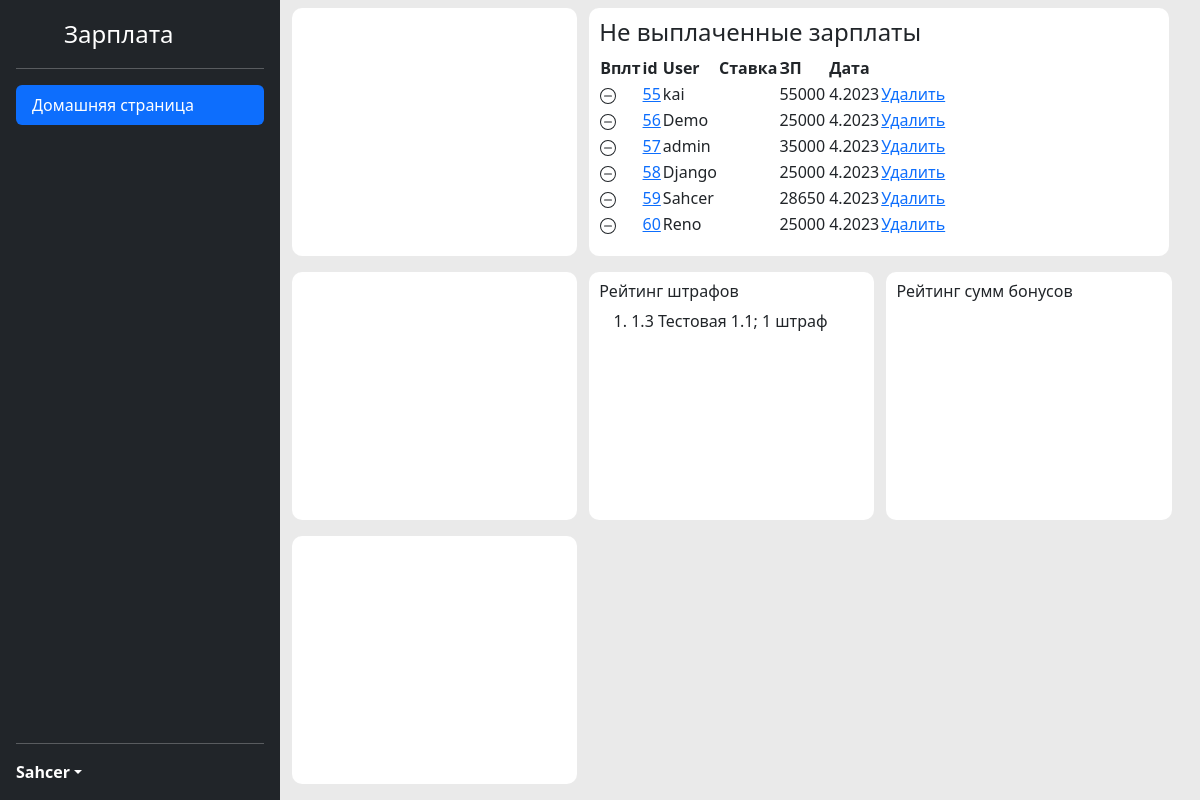
The app's page /salary/ (signed in), older data.
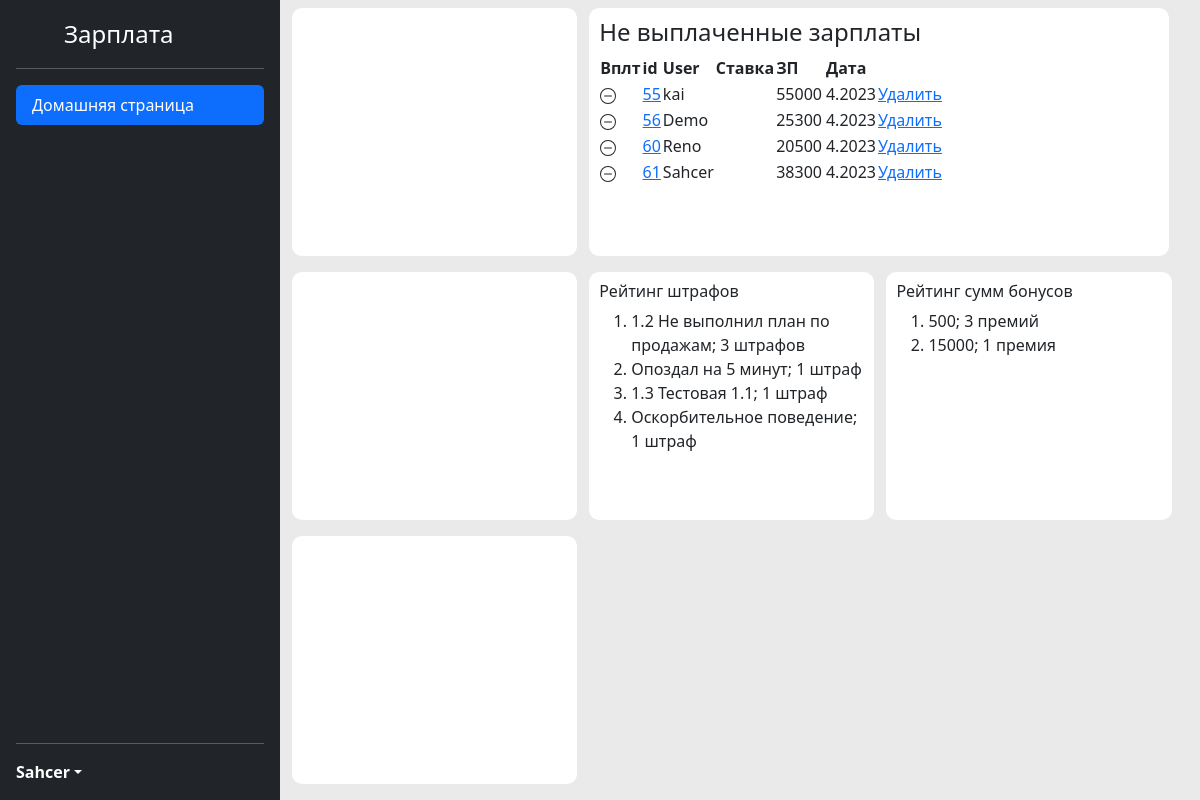
The same page, newer data.
### main/models.py (models this page shows, shortened)
class Salary(models.Model): # Зарплата человека
    YEAR_CHOICES = [(y,y) for y in range(datetime.date.today().year, datetime.date.today().year+1)]
    MONTH_CHOICE = [(m,m) for m in range(1,13)]
    account = models.ForeignKey(User ,on_delete=models.CASCADE)
    year = models.IntegerField(choices=YEAR_CHOICES, default=None, null=True)
    month = models.IntegerField(choices=MONTH_CHOICE,  default=None, null=True)
    summ = models.IntegerField(default=20000)
    paid = models.BooleanField()

class Sanction(models.Model): # Сетка штрафов а именно какие штрафы есть и какая за них ответственность
    reason = models.CharField(max_length = 200)
    summ = models.IntegerField()

### main/views.py (the view)
# urls.py: path('', views.salary),
def salary(request):
    if request.user.is_authenticated:
        salary = Salary.objects.all()
        paidSalarySumm = get_summ_paid_salary()
        nopaidSalarySumm = get_summ_nopaid_salary()
        bonuseSumm = get_bonuse_summ()
        sanctionSumm = get_sanctions_summ()
        PopSanction = most_popular_reason_of_sanctions()
        count = 1
        popularSanction = []
        for popSanct in PopSanction:
            popularSanct = []
            popularSanct.append(popSanct[0])
            popularSanct.append(popSanct[1])
            popularSanct.append(count)
            popularSanction.append(popularSanct)
            count += 1
        count = 1
        popularBonuse = []
        for popBonuse in most_popular_summ_of_bonuse():
            popularBon = []
            popularBon.append(popBonuse[0])
            popularBon.append(popBonuse[1])
            popularBon.append(count)
            popularBonuse.append(popularBon)
            count += 1
        return render(request, "content.html", {"salarys": salary,
                                                "salarySumm":paidSalarySumm,
                                                "bonuseSumm":bonuseSumm,
                                                "sanctionSumm":sanctionSumm,
                                                "nopaidSalarySumm":nopaidSalarySumm[0],
                                                "nopaidSalaryCount":nopaidSalarySumm[1],
                                                "popularSanction":popularSanction,
                                                "popularBonuse":popularBonuse,
                                                })
    else:
        return HttpResponseRedirect('/')

### main/get_salary.py (called while the page is built)
def get_summ_paid_salary():
    salary = Salary.objects.all()
    total = 0
    for salary in salary:
        if salary.paid == True:
            total += salary.summ
    return total

def get_summ_nopaid_salary():
    salary = Salary.objects.all()
    total = 0
    count = 0
    for salary in salary:
        if salary.paid == False:
            count += 1
            total += salary.summ
    return [total,count]

def get_bonuse_summ():
    bonuse = Bonuse.objects.all()
    total = 0
    for bonuse in bonuse:
        total += bonuse.summ
    return total

def get_sanctions_summ():
    sanctions = Sanctions.objects.all()
    total = 0
    for sanction in sanctions:
        total += sanction.sanction.summ
    return total

def most_popular_summ_of_bonuse():
    bonuse = Bonuse.objects.all()
    reason = []
    for bonuse in bonuse:
        reason.append(bonuse.summ)
    counter = Counter(reason).most_common()
    return counter

def most_popular_reason_of_sanctions():
    sanctions = Sanctions.objects.all()
    reasons = []
    for sanction in sanctions:
        reasons.append(sanction.sanction.reason)
    counter = Counter(reasons).most_common()
    return counter

### main/templates/content.html (shortened to what this page needs)
{% extends 'content_base.html' %}
{% block link_1 %}active{% endblock link_1 %}
{% block content %}
<div class="block">
</div>
<div class="block_2">
    <h4>Не выплаченные зарплаты</h4>
      <table>
        <thead><th>Вплт</th><th>id</th><th>User</th><th>Ставка</th><th>ЗП</th><th></th><th>Дата</th></thead>
        {% for salary in salarys %}
        {% if salary.paid == False %}
        <tr>
            <td>
                <svg xmlns="http://www.w3.org/2000/svg" width="16" height="16" fill="currentColor" class="bi bi-dash-circle" viewBox="0 0 16 16">
                    <path d="M8 15A7 7 0 1 1 8 1a7 7 0 0 1 0 14zm0 1A8 8 0 1 0 8 0a8 8 0 0 0 0 16z"/>
                    <path d="M4 8a.5.5 0 0 1 .5-.5h7a.5.5 0 0 1 0 1h-7A.5.5 0 0 1 4 8z"/>
                  </svg>
                </td>
            <td><a  href="edit/{{salary.id}}">{{salary.id}}</a></td>
            <td>{{salary.account.username}}</td>
            <td>{{salary.account.rate}}</td>
            <td>{{salary.summ}}</td>
            <td></td>
            <td>{{salary.month}}.{{salary.year}}</td>
            <td> <a href="delete/{{salary.id}}">Удалить</a></td>
        </tr>
        {% endif %}
        {% endfor %}
        </table>
</div>
<div class="block">
</div>
<div class="block">
   <h6>Рейтинг штрафов</h6>
   <ol>
   {% for sanction in popularSanction %}
   <li>{{sanction.0}}; {% if sanction.1 == 1 %}{{sanction.1}} штраф {% else %}{{sanction.1}} штрафов{% endif %} </li>
   {% endfor %}
   </ol>
</div>
<div class="block">
   <h6>Рейтинг сумм бонусов</h6>
   <ol>
    {% for bonuse in popularBonuse %}
    <li>{{bonuse.0}}; {% if bonuse.1 == 1 %}{{bonuse.1}} премия {% else %}{{bonuse.1}} премий{% endif %} </li>
    {% endfor %}
    </ol>
</div>
<div class="block">
</div>
{% endblock content %}

### main/templates/content_base.html (shortened to what this page needs)
<!DOCTYPE html>
<html lang="ru">
  <head>
    {% load django_bootstrap5 %}
    {% bootstrap_css %}
  <head>
<body>
  <main class="d-flex flex-nowrap">
    <div class="d-flex flex-column flex-shrink-0 p-3 text-bg-dark b-indent-vr sticky" style="width: 280px;">
      <a href="#" class="d-flex align-items-center mb-3 mb-md-0 me-md-auto text-white text-decoration-none">
        <svg class="bi pe-none me-2" width="40" height="32"><use xlink:href="#bootstrap"></use></svg>
        <span class="fs-4">Зарплата</span>
      </a>
      <hr>
      <ul class="nav nav-pills flex-column mb-auto">
        <li class="nav-item">
          <a href="/salary" class="nav-link {% block link_1 %}text-white{% endblock link_1 %}" aria-current="page">
            Домашняя страница
          </a>
        </li>
      </ul>
      <hr>
      <div class="dropdown">
        <a href="#" class="d-flex align-items-center text-white text-decoration-none dropdown-toggle" data-bs-toggle="dropdown" aria-expanded="false">
          <strong>{{ user.username }}</strong>
        </a>
      </div>
    </div>
    <div class="">
      {% block content %}
      {% endblock content %}
    </div>
  </main>
</body>
</html>

Row changes from the older to the newer data that the page shows:
removed Salary: id "57", account.username "admin", summ "35000", month "4", year "2023"
no longer on this page (row edited): Salary: id "58", account.username "Django", summ "25000", month "4", year "2023"
removed Salary: id "59", account.username "Sahcer", summ "28650", month "4", year "2023"
changed Salary "Demo": summ "25000" → "25300"
changed Salary "Reno": summ "25000" → "20500"
added Salary: id "61", account.username "Sahcer", summ "38300", month "4", year "2023"
now on this page (row unchanged): Sanction: reason "1.2 Не выполнил план по продажам"
now on this page (row unchanged): Sanction: reason "Опоздал на 5 минут"
now on this page (row unchanged): Sanction: reason "Оскорбительное поведение"
Text that changed along with them:
new list line: "; 3 штрафов"
new list line: "; 1 штраф"
new list line: "500 ; 3 премий"
new list line: "15000 ; 1 премия"
